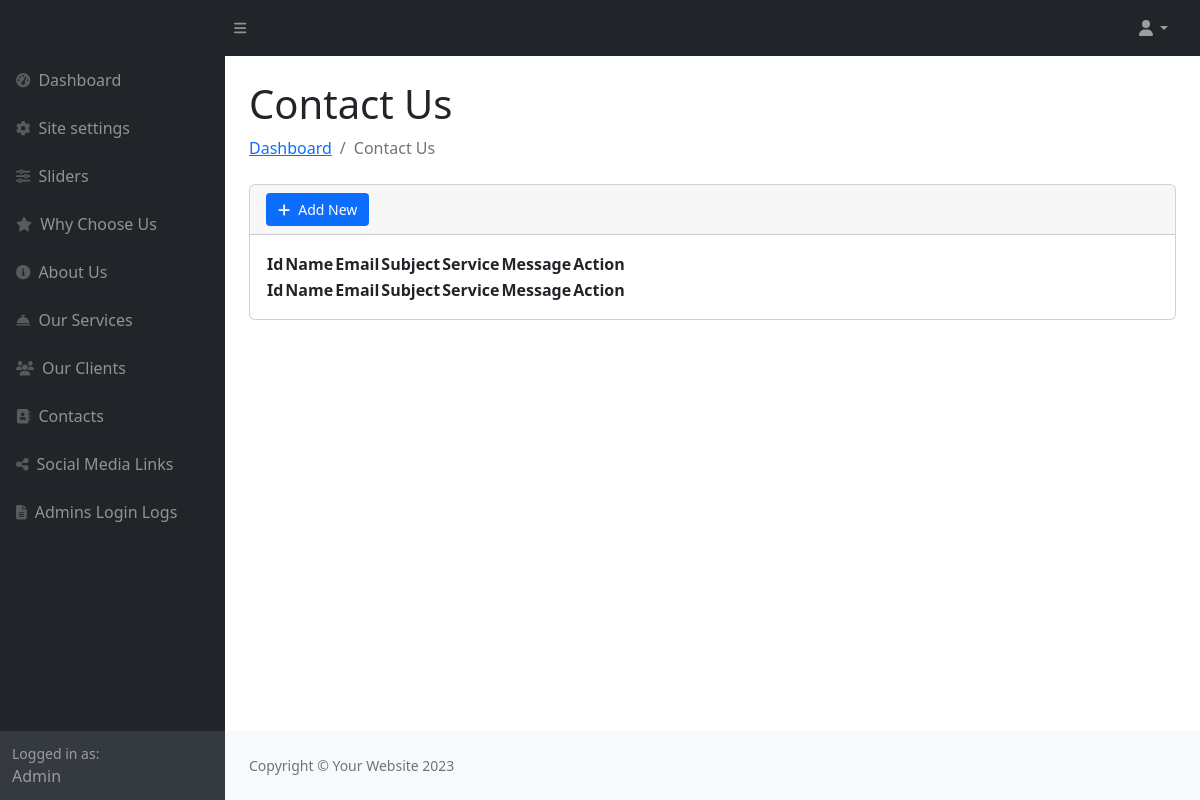
The app's page /index.php/admin/contact_us, older data.
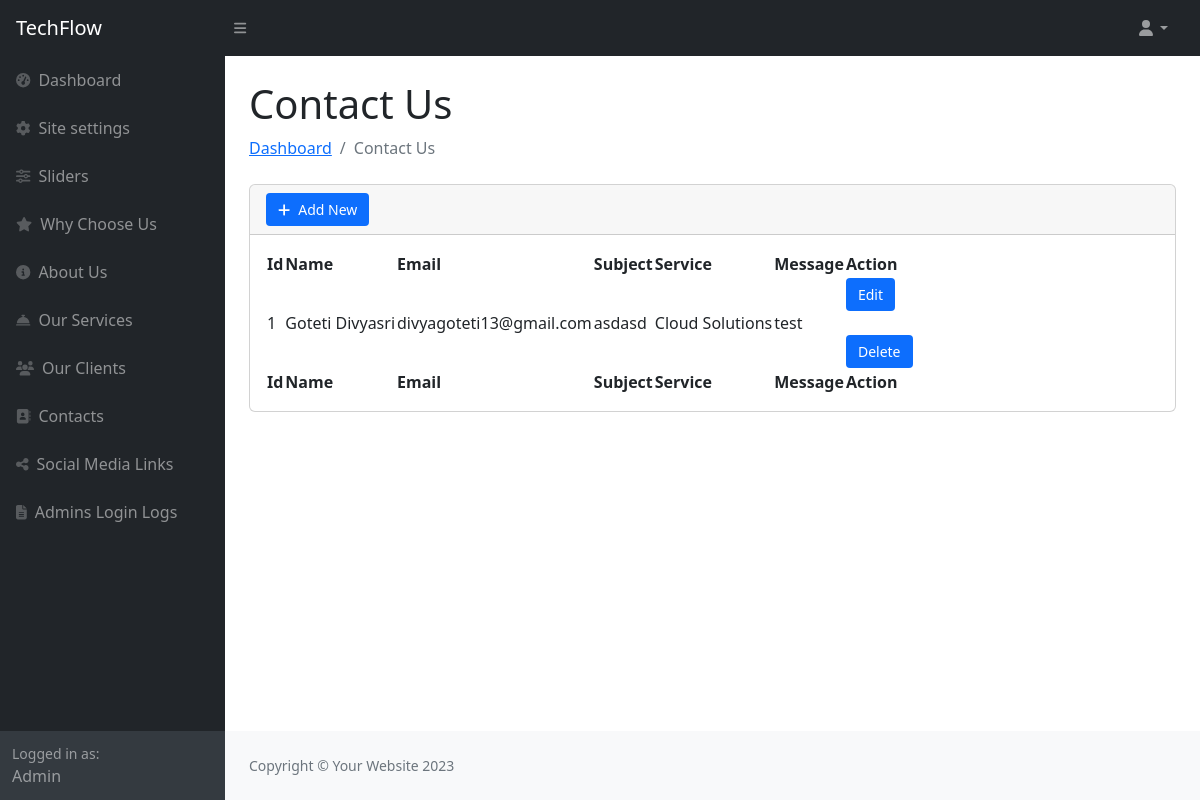
The same page, newer data.
### tables this page shows
CREATE TABLE `site_settings` (
  `id` int(11) NOT NULL,
  `site_title` varchar(100) DEFAULT NULL,
  `footer_description` varchar(100) DEFAULT NULL,
  `site_email` varchar(100) DEFAULT NULL,
  `logo` varchar(100) DEFAULT NULL,
  `fav_icon` varchar(100) DEFAULT NULL,
  `phone_number` varchar(100) DEFAULT NULL,
  `why_choose_title` varchar(100) DEFAULT NULL,
  `why_choose_desc` varchar(255) DEFAULT NULL,
  `our_service_title` varchar(100) DEFAULT NULL,
  `our_service_desc` varchar(255) DEFAULT NULL,
  `our_client_title` varchar(100) DEFAULT NULL,
  `our_client_desc` varchar(255) DEFAULT NULL,
  `contact_title` varchar(100) DEFAULT NULL,
  `contact_desc` varchar(255) DEFAULT NULL
);

CREATE TABLE `contact_us` (
  `id` int(11) NOT NULL,
  `name` varchar(100) DEFAULT NULL,
  `email` varchar(100) DEFAULT NULL,
  `subject` varchar(255) DEFAULT NULL,
  `service_id` int(11) DEFAULT NULL,
  `message` varchar(255) DEFAULT NULL
);

CREATE TABLE `services` (
  `id` int(11) NOT NULL,
  `name` varchar(100) DEFAULT NULL,
  `description` varchar(255) DEFAULT NULL,
  `icon` varchar(255) DEFAULT NULL
);

### application/controllers/admin/Contact_us.php (called while the page is built, shortened)
<?php
class Contact_us extends CI_Controller
{
    public function __construct()
    {
        $this->load->library('form_validation');
        $this->load->model('Admin_model');
        $this->load->helper('form');
    }
    public function index()
    {
        $data['contact_us'] = $this->Admin_model->get_data('contact_us');
        foreach ($data['contact_us'] as $contact) {
            $service = $this->Admin_model->get_data_by_id($contact->service_id, 'services');
            $contact->service = $service->name;
        }
        $this->load->view('admin/contact_us', $data);
    }
}

### index.php (called while the page is built, shortened)
<?php
require_once BASEPATH . 'core/CodeIgniter.php';

### application/models/Admin_model.php (called while the page is built, shortened)
<?php
class Admin_model extends CI_Model
{
    public function get_data_by_id($id, $table)
    {
        return $this->db->where('id', $id)->get($table)->row();
    }
    public function get_data($table)
    {
        return $this->db->get($table)->result();
    }
}

### application/views/admin/contact_us.php (the view, shortened to what the changed rows need)
<?php
$this->load->view('admin/includes/header');
$this->load->view('admin/includes/sidebar'); ?>
<div id="layoutSidenav_content">
    <main>
        <div class="container-fluid px-4">
            <h1 class="mt-4">Contact Us</h1>
            <div class="card mb-4">
                <div class="card-body">
                    <table id="datatablesSimple">
                        <thead>
                            <tr>
                                <th>Id</th>
                                <th>Name</th>
                                <th>Email</th>
                                <th>Subject</th>
                                <th>Service</th>
                                <th>Message</th>
                                <th>Action</th>
                            </tr>
                        </thead>
                        <tfoot>
                            <tr>
                                <th>Id</th>
                                <th>Name</th>
                                <th>Email</th>
                                <th>Subject</th>
                                <th>Service</th>
                                <th>Message</th>
                                <th>Action</th>
                            </tr>
                        </tfoot>
                        <tbody>
                            <?php
                            $sno = 1;
                            foreach ($contact_us as $key => $value) {
                            ?>
                                <tr>
                                    <td><?= $sno ?></td>
                                    <td><?= $value->name ?></td>
                                    <td><?= $value->email ?></td>
                                    <td><?= $value->subject ?></td>
                                    <td><?= $value->service ?></td>
                                    <td><?= $value->message ?></td>
                                    <td>
                                        <a href="<?= base_url('admin/contact_us/edit/') . $value->id ?>">
                                            <button class="add-button">
                                                Edit
                                            </button>
                                        </a>
                                        <br>
                                        <a href="<?= base_url('admin/contact_us/delete/') . $value->id ?>">
                                            <button class="add-button">
                                                Delete
                                            </button>
                                        </a>
                                    </td>
                                </tr>
                            <?php
                                $sno++;
                            } ?>
                        </tbody>
                    </table>
                </div>
            </div>
        </div>
    </main>

### application/views/admin/includes/header.php (shortened to what the changed rows need)
<!DOCTYPE html>
<html lang="en">
<head>
    <?php $site_settings = $this->db->where('id', 1)->get('site_settings')->row() ?>
    <link href="https://cdn.jsdelivr.net/npm/simple-datatables@7.1.2/dist/style.min.css" rel="stylesheet" />
    <link href="<?= base_url() ?>assets/admin_assets/css/styles.css" rel="stylesheet" />
</head>
<body class="sb-nav-fixed">
    <nav class="sb-topnav navbar navbar-expand navbar-dark bg-dark">
        <a class="navbar-brand ps-3" href="<?= base_url('admin/login') ?>"><?= $site_settings->site_title ?></a>
        <button class="btn btn-link btn-sm order-1 order-lg-0 me-4 me-lg-0" id="sidebarToggle" href="#!"><i class="fas fa-bars"></i></button>
        <ul class="navbar-nav ms-auto ms-md-0 me-3 me-lg-4">
            <li class="nav-item dropdown">
            </li>
        </ul>
    </nav>
    <div id="layoutSidenav">

Row changes from the older to the newer data that the page shows:
added site_settings: site_title "TechFlow"
added contact_us: name "Goteti Divyasri", email "divyagoteti13@gmail.com", subject "asdasd", service.name "Cloud Solutions", message "test"
